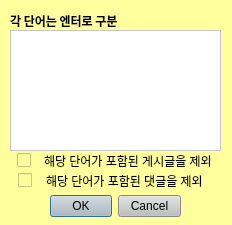
<?xml version="1.0" encoding="UTF-8"?>
<ui version="4.0">
 <class>Dialog</class>
 <widget class="QDialog" name="Dialog">
  <property name="geometry">
   <rect>
    <x>0</x>
    <y>0</y>
    <width>232</width>
    <height>225</height>
   </rect>
  </property>
  <property name="windowTitle">
   <string>exclude</string>
  </property>
  <property name="styleSheet">
   <string notr="true">background-color: rgb(255, 255, 157);</string>
  </property>
  <property name="modal">
   <bool>true</bool>
  </property>
  <widget class="QDialogButtonBox" name="buttonBox">
   <property name="geometry">
    <rect>
     <x>50</x>
     <y>190</y>
     <width>131</width>
     <height>32</height>
    </rect>
   </property>
   <property name="styleSheet">
    <string notr="true">background-color: rgb(191, 191, 191);</string>
   </property>
   <property name="orientation">
    <enum>Qt::Horizontal</enum>
   </property>
   <property name="standardButtons">
    <set>QDialogButtonBox::Cancel|QDialogButtonBox::Ok</set>
   </property>
  </widget>
  <widget class="QLabel" name="label">
   <property name="geometry">
    <rect>
     <x>10</x>
     <y>10</y>
     <width>131</width>
     <height>21</height>
    </rect>
   </property>
   <property name="font">
    <font>
     <family>맑은 고딕</family>
     <weight>75</weight>
     <bold>true</bold>
    </font>
   </property>
   <property name="text">
    <string>각 단어는 엔터로 구분</string>
   </property>
  </widget>
  <widget class="QWidget" name="layoutWidget">
   <property name="geometry">
    <rect>
     <x>10</x>
     <y>150</y>
     <width>211</width>
     <height>22</height>
    </rect>
   </property>
   <layout class="QHBoxLayout" name="excludearticleLayout">
    <property name="leftMargin">
     <number>0</number>
    </property>
    <property name="rightMargin">
     <number>0</number>
    </property>
    <item>
     <widget class="QCheckBox" name="excludearticleCheckBox">
      <property name="sizePolicy">
       <sizepolicy hsizetype="Fixed" vsizetype="Fixed">
        <horstretch>0</horstretch>
        <verstretch>0</verstretch>
       </sizepolicy>
      </property>
      <property name="text">
       <string/>
      </property>
     </widget>
    </item>
    <item>
     <widget class="QLabel" name="label_2">
      <property name="sizePolicy">
       <sizepolicy hsizetype="Fixed" vsizetype="Preferred">
        <horstretch>0</horstretch>
        <verstretch>0</verstretch>
       </sizepolicy>
      </property>
      <property name="text">
       <string>해당 단어가 포함된 게시글을 제외</string>
      </property>
     </widget>
    </item>
   </layout>
  </widget>
  <widget class="QTextEdit" name="excludewordTextEdit">
   <property name="geometry">
    <rect>
     <x>10</x>
     <y>30</y>
     <width>211</width>
     <height>121</height>
    </rect>
   </property>
   <property name="styleSheet">
    <string notr="true">background-color: rgb(255, 255, 255);</string>
   </property>
  </widget>
  <widget class="QWidget" name="layoutWidget_2">
   <property name="geometry">
    <rect>
     <x>10</x>
     <y>170</y>
     <width>211</width>
     <height>22</height>
    </rect>
   </property>
   <layout class="QHBoxLayout" name="excludecommentLayout">
    <property name="leftMargin">
     <number>0</number>
    </property>
    <property name="rightMargin">
     <number>0</number>
    </property>
    <item>
     <widget class="QCheckBox" name="excludecommentCheckBox">
      <property name="sizePolicy">
       <sizepolicy hsizetype="Fixed" vsizetype="Fixed">
        <horstretch>0</horstretch>
        <verstretch>0</verstretch>
       </sizepolicy>
      </property>
      <property name="text">
       <string/>
      </property>
     </widget>
    </item>
    <item>
     <widget class="QLabel" name="label_3">
      <property name="sizePolicy">
       <sizepolicy hsizetype="Fixed" vsizetype="Preferred">
        <horstretch>0</horstretch>
        <verstretch>0</verstretch>
       </sizepolicy>
      </property>
      <property name="text">
       <string>해당 단어가 포함된 댓글을 제외   </string>
      </property>
     </widget>
    </item>
   </layout>
  </widget>
 </widget>
 <resources/>
 <connections>
  <connection>
   <sender>buttonBox</sender>
   <signal>accepted()</signal>
   <receiver>Dialog</receiver>
   <slot>accept()</slot>
   <hints>
    <hint type="sourcelabel">
     <x>248</x>
     <y>254</y>
    </hint>
    <hint type="destinationlabel">
     <x>157</x>
     <y>274</y>
    </hint>
   </hints>
  </connection>
  <connection>
   <sender>buttonBox</sender>
   <signal>rejected()</signal>
   <receiver>Dialog</receiver>
   <slot>reject()</slot>
   <hints>
    <hint type="sourcelabel">
     <x>316</x>
     <y>260</y>
    </hint>
    <hint type="destinationlabel">
     <x>286</x>
     <y>274</y>
    </hint>
   </hints>
  </connection>
 </connections>
</ui>
